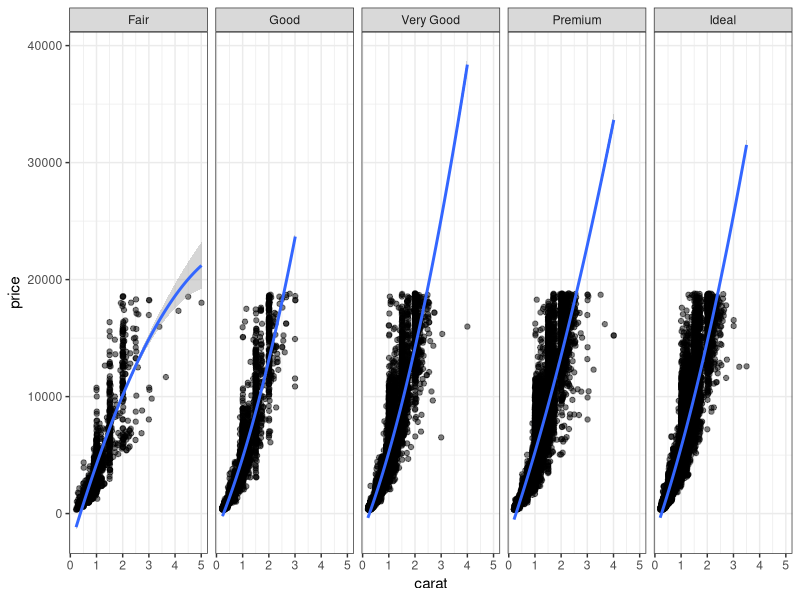
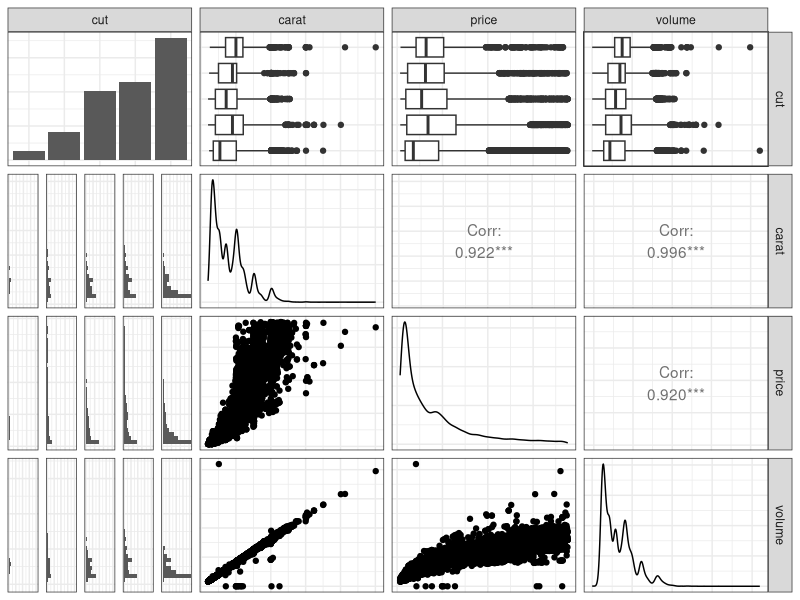

Write R code to recreate these figures, in order.
# Script Name: 1808GrammarOfGraphics-DSCI.R
# Purpose: Example of using ggplot and dplyr on caret dataset
# Authors: Deep Ganguli http://technology.stitchfix.com/blog/2015/03/17/grammar-of-data-science/
# License: Creative Commons Attribution-ShareAlike 4.0 International License.

##########
# Latest Changelog Entires:
# v0.00.01 - from twitter
# In this article he compares EDA in R and Python 
# R code goes below

library(ggplot2) # load package

? ggplot2

library(dplyr)  #load package

? dplyr

data(diamonds)  # load dataset that comes with ggplot

head(diamonds) # Return the First or Last Part of an Object
str(diamonds) # Compactly Display the Structure of an Arbitrary R Object
summary(diamonds) #  produce result summaries of the results of 
                  # various model fitting functions

# now some compact ggplot2 EDA code

# %>% operator (gross looking!) is a pipe 
  # which simply passes the output of the left operator 
  # as the first argument to the right operator

diamonds %>% 
  ggplot(aes(x = carat,y = price)) +  # aes is aesthetic mapping
    geom_point(alpha = 0.5) + # each data point as a point 
    facet_grid(~cut) + # facet the scatter plot on cut, color or clarity
    stat_smooth(method = lm, formula = y ~ poly(x,2)) + # fit a 2nd order lin. model
    theme_bw()

# With this simple visualization, 
  # we can quickly see that price increases with carat size,
   # the relationship is nonlinear, 
    # there are some outliers, 
    # and the relationship does not depend too heavily on cut. 

# Now lets use some extensions to GGplot 2; ie GGally and GGpairs

library(GGally) # a ggplot2 extentsion; gallery of plot templates

? GGally  # This doesn't work for the GGally package

?? GGally # So try this

diamonds %>% 
  mutate(volume = x*y*z) %>%    # in the pipe calculate the volume
  select(cut, carat, price, volume) %>% 
  sample_frac(0.5, replace = TRUE) %>% 
  ggpairs(axisLabels = "none") + 
  theme_bw() 

# mutate, select, and sample_frac (verbs!) 
# part of the grammar of graphics
# are part of the dplyr data manipulation library

######
# Keep a complete change log history at bottom of file.
# Complete Change Log History
# v0.00.00 - 1405-07 - Nick Wheeler made the blank script
